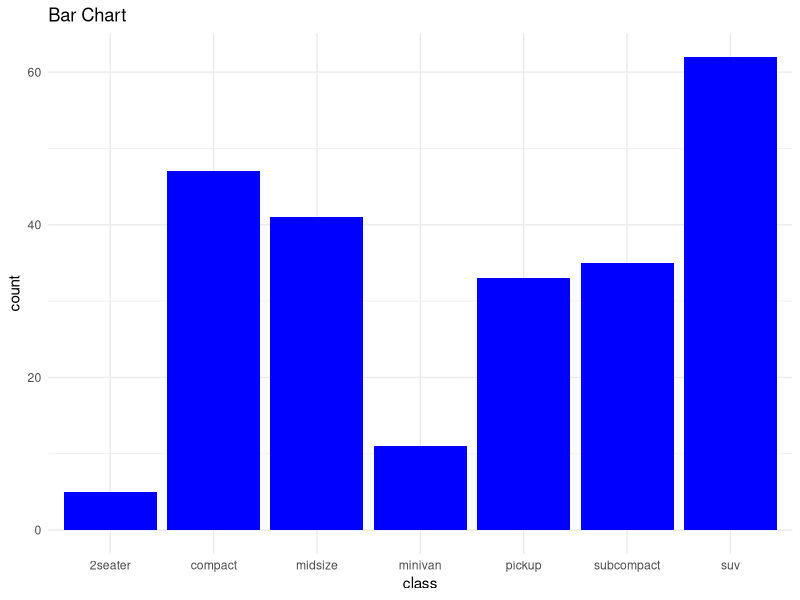
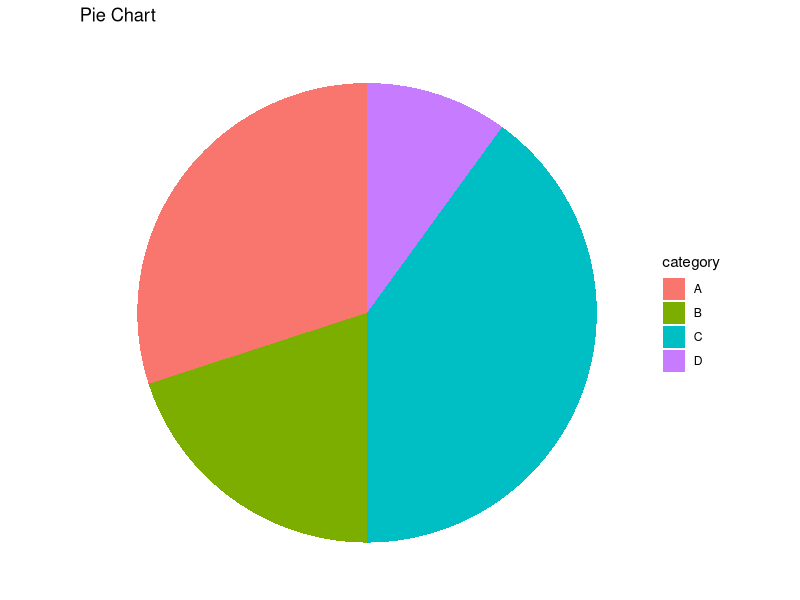

Source code (R) for these figures, in order: (Note: this script raises an error after producing the figures.)
# Load necessary libraries
library(ggplot2)
library(GGally)  # For pair plot

# Sample dataset
data(mpg)

# Bar Chart
ggplot(mpg, aes(x = class)) +
  geom_bar(fill = "blue") +
  theme_minimal() +
  ggtitle("Bar Chart")


# Pie Chart
df <- data.frame(
  category = c("A", "B", "C", "D"),
  values = c(30, 20, 40, 10)
)
ggplot(df, aes(x = "", y = values, fill = category)) +
  geom_bar(stat = "identity", width = 1) +
  coord_polar("y") +
  theme_void() +
  ggtitle("Pie Chart")






# Pair Plot
pair_plot <- ggpairs(mpg[, c("displ", "hwy", "cty")])

# Histogram
histogram <- ggplot(mpg, aes(x = hwy)) +..........
geom_histogram(bins = 20, fill = "blue", color = "black") +
  theme_minimal() +
  ggtitle("Histogram")

# Cumulative Frequency Distribution (CFD)
cfd_plot <- ggplot(mpg, aes(x = hwy)) +
  stat_ecdf(geom = "step", color = "blue") +
  theme_minimal() +
  ggtitle("Cumulative Frequency Distribution")

# Boxplot
boxplot_chart <- ggplot(mpg, aes(x = class, y = hwy)) +
  geom_boxplot(fill = "lightblue") +
  theme_minimal() +
  ggtitle("Boxplot")

# Grouping (Facet Wrap)
grouping_plot <- ggplot(mpg, aes(x = displ, y = hwy, color = class)) +
  geom_point() +
  facet_wrap(~ class) +
  theme_minimal() +
  ggtitle("Grouped Scatter Plot")

# Display plots
print(bar_chart)
print(pie_chart)
print(pair_plot)
print(histogram)
print(cfd_plot)
print(boxplot_chart)
print(grouping_plot)
